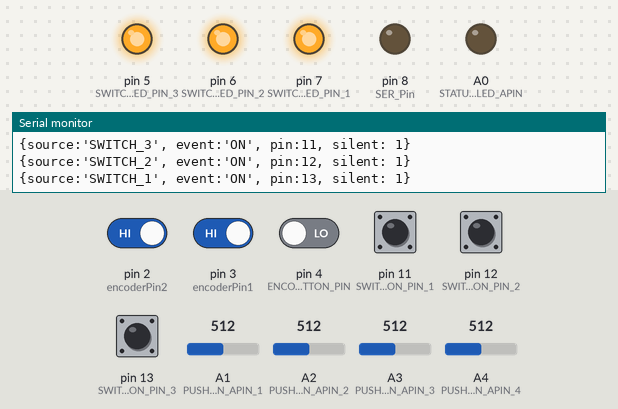
Bench run of a sketch on a simulated Arduino Uno, built with avr-gcc and run on an emulated ATmega328P. On the bench: output pins drawn as LEDs (lit = HIGH), the last lines printed to the serial monitor. The inputs (shaded band) are chosen by the test bench; at power-on: pin 2 (encoderPin2), pin 3 (encoderPin1), pin 11 (SWITCH_BUTTON_PIN_1), pin 12 (SWITCH_BUTTON_PIN_2), pin 13 (SWITCH_BUTTON_PIN_3) HIGH, pin 4 (ENCODER_BUTTON_PIN) LOW, A1 (PUSH_BUTTON_APIN_1) = 512, A2 (PUSH_BUTTON_APIN_2) = 512, A3 (PUSH_BUTTON_APIN_3) = 512, A4 (PUSH_BUTTON_APIN_4) = 512. Pins used as bus, display or sensor lines are not drawn.

Above: at 1.4 s.
1.5 s: pin 11 (SWITCH_BUTTON_PIN_1) pulled LOW for 0.15 s
At 1.57 s:
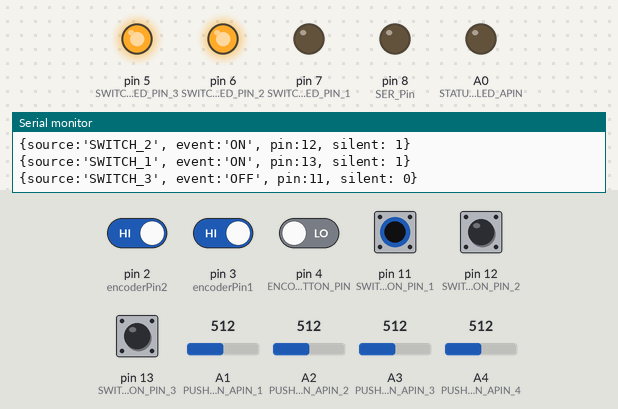
3.1 s: pin 12 (SWITCH_BUTTON_PIN_2) pulled LOW for 0.15 s
At 3.17 s:
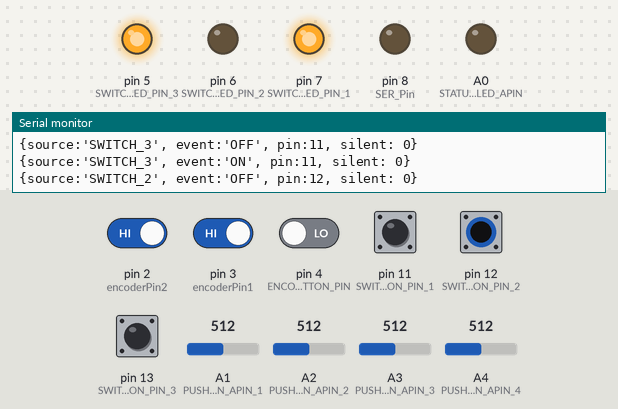
4.7 s: pin 13 (SWITCH_BUTTON_PIN_3) pulled LOW for 0.15 s
At 4.77 s:
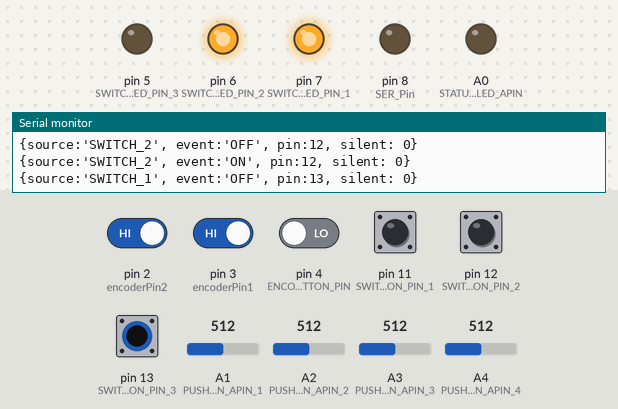
Timing chart, 0 to 7.7 s (numbered marks = the images above; inputs shaded):
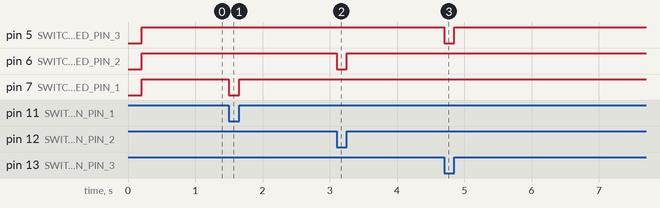

The sketch:

maven_box.ino
```cpp
const int PUSH_BUTTON_DEBOUNCE = 160;

//status LED
const int STATUS_LED_APIN = A0;
// interval at which to blink (milliseconds)
const long blinkInterval = 300;
int blinkLedState = LOW;
unsigned long previousMillis = 0;
boolean statusEnabled = false;
boolean statusReceived = false;
boolean blink = false;

//8-bit shift register
const int SER_Pin = 8;   //pin 14 on the 75HC595
const int RCLK_Pin = 9;  //pin 12 on the 75HC595
const int SRCLK_Pin = 10; //pin 11 on the 75HC595

#define numOfRegisterPins 8
boolean registers[numOfRegisterPins];
boolean registerState[6];

//rotary encoder stuff
const int encoderPin1 = 3;
const int encoderPin2 = 2;
const int ENCODER_BUTTON_PIN = 4; //push button switch
volatile int lastEncoded = 0;
int encoderValue = 0;
int encoderButtonState = 0;

//push buttons
const int PUSH_BUTTON_APIN_1 = A1;
const int PUSH_BUTTON_APIN_2 = A2;
const int PUSH_BUTTON_APIN_3 = A3;
const int PUSH_BUTTON_APIN_4 = A4;
int lastButtonStates[4];

//switch buttons
const int SWITCH_BUTTON_PIN_1 = 11;
const int SWITCH_BUTTON_PIN_2 = 12;
const int SWITCH_BUTTON_PIN_3 = 13;
int switchStates[3];
boolean dirtySwitchState = true;

//switch LEDs
const int SWITCH_LED_PIN_1 = 7;
const int SWITCH_LED_PIN_2 = 6;
const int SWITCH_LED_PIN_3 = 5;

/*
 * 2  = ROTARY ENCODER 1
 * 3  = ROTARY ENCODER 2
 * 4  = ROTARY ENCODER PUSH BUTTON
 * 5  = Switch LED 1
 * 6  = Switch LED 2
 * 7  = Switch LED 3
 * 8  = Shift Register 1
 * 9  = Shift Register 2
 * 10 = Shift Register 3
 * 11 = Switch 1
 * 12 = Switch 2
 * 13 = Switch 3
 * A0 = Status LED
 * A1 = Push Button 1
 * A2 = Push Button 2
 * A3 = Push Button 3
 * A4 = Push Button 4
 */

/*********** Command List *************/
const String CMD_STATUS_AVAILABLE = "status:true";
const String CMD_MONITORING = "monitoring";
const String CMD_BLINK = "blink";


void setup(){
  Serial.begin(9600);
  pinMode(STATUS_LED_APIN, OUTPUT);

  //rotary encoder
  pinMode(ENCODER_BUTTON_PIN, INPUT);
  pinMode(encoderPin2, INPUT);
  pinMode(encoderPin1, INPUT);
  digitalWrite(encoderPin1, HIGH); //turn pullup resistor on
  digitalWrite(encoderPin2, HIGH); //turn pullup resistor on

  //call updateEncoder() when any high/low changed seen
  attachInterrupt(digitalPinToInterrupt(encoderPin1), updateEncoder, CHANGE);
  attachInterrupt(digitalPinToInterrupt(encoderPin2), updateEncoder, CHANGE);

  //8-bit shift register init
  pinMode(SER_Pin, OUTPUT);
  pinMode(RCLK_Pin, OUTPUT);
  pinMode(SRCLK_Pin, OUTPUT);

  //reset all register pins
  clearRegisters();
  writeRegisters();

  //push buttons
  pinMode(PUSH_BUTTON_APIN_1, INPUT);
  pinMode(PUSH_BUTTON_APIN_2, INPUT);
  pinMode(PUSH_BUTTON_APIN_3, INPUT);
  pinMode(PUSH_BUTTON_APIN_4, INPUT);

  //switch buttons
  pinMode(SWITCH_BUTTON_PIN_1, INPUT);
  pinMode(SWITCH_BUTTON_PIN_2, INPUT);
  pinMode(SWITCH_BUTTON_PIN_3, INPUT);

  //set the initial state to skip first event
  switchStates[0] = digitalRead(SWITCH_BUTTON_PIN_1);
  switchStates[1] = digitalRead(SWITCH_BUTTON_PIN_2);
  switchStates[2] = digitalRead(SWITCH_BUTTON_PIN_3);

  //Serial write of the initial switch button state
  writeSwitchState(digitalRead(SWITCH_BUTTON_PIN_1), "SWITCH_3", SWITCH_BUTTON_PIN_1, true);
  delay(100);
  writeSwitchState(digitalRead(SWITCH_BUTTON_PIN_2), "SWITCH_2", SWITCH_BUTTON_PIN_2, true);
  delay(100);
  writeSwitchState(digitalRead(SWITCH_BUTTON_PIN_3), "SWITCH_1", SWITCH_BUTTON_PIN_3, true);

  //switch LEDs
  pinMode(SWITCH_LED_PIN_1, OUTPUT);
  pinMode(SWITCH_LED_PIN_2, OUTPUT);
  pinMode(SWITCH_LED_PIN_3, OUTPUT);
}


/******************************************
 * Main Loop
 ******************************************/
void loop(){
  //check if data is available
  listenForUpdates();

  //checkStatus LED
  readStatus();

  //check blink state
  updateBlink();

  //read 4x push buttons
  readAnalogPushButton(0, PUSH_BUTTON_APIN_1, "F3_PUSH_BUTTON");
  readAnalogPushButton(1, PUSH_BUTTON_APIN_2, "F2_PUSH_BUTTON");
  readAnalogPushButton(2, PUSH_BUTTON_APIN_3, "F1_PUSH_BUTTON");
  readAnalogPushButton(3, PUSH_BUTTON_APIN_4, "PIPELINE_PUSH_BUTTON");

  //read rotary encoder button
  readRotaryPushButton(ENCODER_BUTTON_PIN, "ROTARY_ENCODER");

  //read 3x switches
  readSwitch(0, SWITCH_BUTTON_PIN_1, "SWITCH_3");
  readSwitch(1, SWITCH_BUTTON_PIN_2, "SWITCH_2");
  readSwitch(2, SWITCH_BUTTON_PIN_3, "SWITCH_1");

  //update 3x led of the switches
  updateSwitchLeds();

  //pipeline monitoring
  updatePipelineStatus();
}

/**
 * Checks if the LED should blink.
 */
void updateBlink() {
  if(blink) {
     unsigned long currentMillis = millis();
       if (currentMillis - previousMillis >= blinkInterval) {
      // save the last time you blinked the LED
      previousMillis = currentMillis;

      // if the LED is off turn it on and vice-versa:
      if (blinkLedState == LOW) {
        blinkLedState = HIGH;
      } else {
        blinkLedState = LOW;
      }

      // set the LED with the ledState of the variable:
      digitalWrite(STATUS_LED_APIN, blinkLedState);
    }
  }
}

/**
 * Checks if the connection with the main program was established.
 * True, if a serial command with the connection state was received.
 */
void readStatus() {
  if(!statusEnabled && statusReceived) {
    digitalWrite(STATUS_LED_APIN, HIGH);
    statusEnabled = true;
  }
}

/**
 * Checks if a switch is HIGH, so
 * update the corresponding LED state.
 */
void updateSwitchLeds() {
  if(dirtySwitchState) {
    digitalWrite(SWITCH_LED_PIN_1, switchStates[0]);
    digitalWrite(SWITCH_LED_PIN_2, switchStates[1]);
    digitalWrite(SWITCH_LED_PIN_3, switchStates[2]);
    dirtySwitchState = false;
  }
}

/**
 * Reads the given switch state
 * and checks if the state has changed.
 * If true, a serial command string is written
 * to notify the change.
 */
void readSwitch(int index, int pin, String source) {
  int state = LOW;
  if(digitalRead(pin)) {
    state = HIGH;
  }
  int lastState = switchStates[index];
  if(lastState != state) {
    dirtySwitchState = true;
    switchStates[index] = state;
    writeSwitchState(state, source, pin, false);
  }
}

/**
 * Writes the serial command string for the switch state.
 */
void writeSwitchState(int state, String source, int pin, boolean silent) {
  String stateString = "ON";
  if(state == 0) {
    stateString = "OFF";
  }
  String cmd = "{source:'" + source + "', event:'" + stateString + "', pin:" + String(pin) + ", silent: " + String(silent) + "}";
  Serial.println(cmd);
}

/**
 * Checks if a pipeline status has changed
 * and updates the corresponding LED.
 */
void updatePipelineStatus() {
  for(int i=1; i<=6; i++) {
    setRegisterPin(i, registerState[i-1]);
  }
  writeRegisters();
}

/**
 * Debounces reading for a push button event.
 * If the button has pressed, a serial command
 * string is written to notify the change.
 */
void readRotaryPushButton(int pin, String source) {
  if (digitalRead(ENCODER_BUTTON_PIN)) {
    encoderButtonState = 1;
  }
  else {
    if(encoderButtonState == 1) {
      encoderButtonState = 0;
      String cmd = "{source:'" + source + "', event:'PUSH', pin:" + String(pin) + "}";
      Serial.println(cmd);
    }
  }
}

/**
 * Debounces reading for a push button event.
 * If the button has pressed, a serial command
 * string is written to notify the change.
 */
void readAnalogPushButton(int index, int pin, String source) {
  int value = analogRead(pin);
  if (value > 1000) {
    lastButtonStates[index] = 1;
  }
  else {
    if(lastButtonStates[index] == 1) {
      lastButtonStates[index] = 0;
      String cmd = "{source:'" + source + "', event:'PUSH', pin:" + String(pin) + ", value: 'ON'}";
      Serial.println(cmd);
    }
  }
}

/**
 * Checks if new commands have arrived
 * on the serial command port.
 * If true, the commands will be parsed
 * and the data structes updated for the next loop.
 */
void listenForUpdates() {
  String command = "";
  if(Serial.available() > 0) {
    command = Serial.readStringUntil('|');
  }

  if(command.length() > 0) {
    String commandToken = tokenize(command, ':', 0);

    if(command == CMD_STATUS_AVAILABLE) {
      statusReceived = true;
      Serial.println("{'message':'I have enabled the status LED'}");
    }
    else if(commandToken == CMD_MONITORING) {
      int index = tokenize(command, ':', 1).toInt();
      String statusToken = tokenize(command, ':', 2);
      boolean enabled = statusToken == "true";

      registerState[index-1] = enabled;
      Serial.println("{'message':'" + command + "'}");
    }
    else if(commandToken == CMD_BLINK) {
      blink = tokenize(command, ':', 1).toInt();
      if(blink == 0) {
        digitalWrite(STATUS_LED_APIN, HIGH);
        previousMillis = 0;
      }
      Serial.println("{'message':'" + command + "'}");
    }
  }
}

//-------------------- Helper -----------------------------------------------

String tokenize(String data, char separator, int index) {
  int found = 0;
  int strIndex[] = { 0, -1  };
  int maxIndex = data.length()-1;
  for(int i=0; i<=maxIndex && found<=index; i++){
    if(data.charAt(i)==separator || i==maxIndex){
      found++;
      strIndex[0] = strIndex[1]+1;
      strIndex[1] = (i == maxIndex) ? i+1 : i;
    }
   }
 return found>index ? data.substring(strIndex[0], strIndex[1]) : "";
}

//set all register pins to LOW
void clearRegisters(){
  for(int i = numOfRegisterPins - 1; i >=  0; i--){
     registers[i] = LOW;
  }
}

/**
 * Updates an LED of the shift register
 */
void setRegisterPin(int index, int value){
  registers[index] = value;
}


//Set and display registers
//Only call AFTER all values are set how you would like (slow otherwise)
void writeRegisters(){
  digitalWrite(RCLK_Pin, LOW);
  for(int i = numOfRegisterPins - 1; i >=  0; i--){
    digitalWrite(SRCLK_Pin, LOW);
    int val = registers[i];

    digitalWrite(SER_Pin, val);
    digitalWrite(SRCLK_Pin, HIGH);

  }
  digitalWrite(RCLK_Pin, HIGH);
}


/**
 * The rotary encoder implementation
 */
void updateEncoder(){
  int MSB = digitalRead(encoderPin1); //MSB = most significant bit
  int LSB = digitalRead(encoderPin2); //LSB = least significant bit

  int encoded = (MSB << 1) |LSB; //converting the 2 pin value to single number
  int sum  = (lastEncoded << 2) | encoded; //adding it to the previous encoded value

  if(sum == 2){
    encoderValue --;//skip updates

    String value = String(encoderValue);
    String cmd = "{source:'ROTARY_ENCODER', event:'ROTATE_LEFT'}";
    Serial.println(cmd);
  }
  if(sum == 1) {
    encoderValue ++;//skip updates

    String value = String(encoderValue);
    String cmd = "{source:'ROTARY_ENCODER', event:'ROTATE_RIGHT'}";
    Serial.println(cmd);
  }

  lastEncoded = encoded; //store this value for next time
}
```

Measured:
- after the input at 1.5 s, pin 7 (SWITCH_LED_PIN_1): HIGH → LOW at once, → HIGH 0.15 s later
- after the input at 3.1 s, pin 6 (SWITCH_LED_PIN_2): HIGH → LOW at once, → HIGH 0.15 s later
- after the input at 4.7 s, pin 5 (SWITCH_LED_PIN_3): HIGH → LOW at once, → HIGH 0.15 s later
